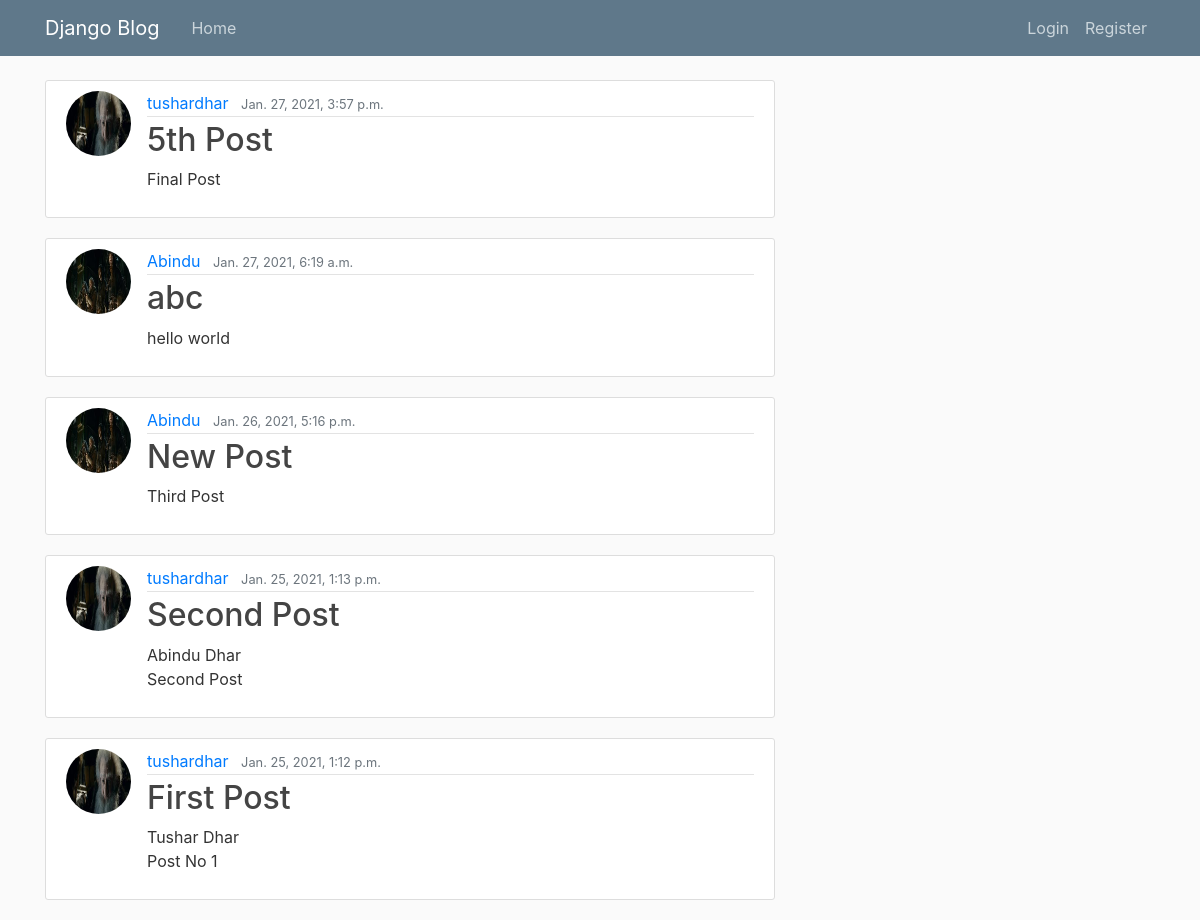
The page / on the database its author committed.
### blogapp/models.py (models this page shows, shortened)
class Post(models.Model):
    title = models.CharField(max_length=100)
    content = models.TextField()
    date_posted = models.DateTimeField(default=timezone.now)
    author = models.ForeignKey(User, on_delete=models.CASCADE)

### users/models.py (models this page shows, shortened)
class Profile(models.Model):
    user = models.OneToOneField(User, on_delete=models.CASCADE)
    img = models.ImageField(default='default.jpg', upload_to='profile_pics')

### blogapp/views.py (the view)
# urls.py: path('', PostListView.as_view(), name="blogapp-home"),
class PostListView(ListView):
    model = Post
    template_name = 'blogapp/home.html'
    context_object_name = 'posts'
    ordering = ['-date_posted']

### blogapp/templates/blogapp/home.html
{% extends "blogapp/base.html" %}
{% block content %}
    {% for post in posts %}
        <article class="media content-section">
          <img class="rounded-circle article-img" src="{{ post.author.profile.img.url }}">
          <div class="media-body">
            <div class="article-metadata">
              <a class="mr-2" href="#">{{ post.author }}</a>
              <small class="text-muted">{{ post.date_posted }}</small>
            </div>
            <h2><a class="article-title" href="{% url 'post-detail' post.id %}">{{ post.title }}</a></h2>
            <p class="article-content">{{ post.content }}</p>
          </div>
        </article>
    {% endfor %}
{% endblock content %}

### blogapp/templates/blogapp/base.html (shortened to what this page needs)
{% load static %}
<!DOCTYPE html>
<html>
<head>
    <link rel="stylesheet" href="https://maxcdn.bootstrapcdn.com/bootstrap/4.0.0/css/bootstrap.min.css">
    <link rel="stylesheet" type="text/css" href="{% static 'blogapp/main.css' %}">
</head>
<body>
    <header class="site-header">
      <nav class="navbar navbar-expand-md navbar-dark bg-steel fixed-top">
        <div class="container">
          <a class="navbar-brand mr-4" href="{% url 'blogapp-home' %}">Django Blog</a>
          <div class="collapse navbar-collapse" id="navbarToggle">
            <div class="navbar-nav mr-auto">
              <a class="nav-item nav-link" href="{% url 'blogapp-home' %}">Home</a>
            </div>
            <div class="navbar-nav">
                {% if user.is_authenticated %}
                    <a class="nav-item nav-link" href="{% url 'post-create' %}">New Post</a>
                    <a class="nav-item nav-link" href="{% url 'profile' %}">Profile</a>
                    <a class="nav-item nav-link" href="{% url 'logout' %}">Logout</a>
                {% else %}
                    <a class="nav-item nav-link" href="{% url 'login' %}">Login</a>
                    <a class="nav-item nav-link" href="{% url 'register' %}">Register</a>
                {% endif %}
            </div>
          </div>
        </div>
      </nav>
    </header>
    <main role="main" class="container">
      <div class="row">
        <div class="col-md-8">
            {% block content %}{% endblock %}
        </div>
      </div>
    </main>
</body>
</html>

### blogapp/static/blogapp/main.css (style rules this page uses)
body { background: #fafafa; color: #333333; margin-top: 5rem; }
h1, h2, h3, h4, h5, h6 { color: #444444; }
.bg-steel { background-color: #5f788a; }
.site-header .navbar-nav .nav-link { color: #cbd5db; }
.content-section { background: #ffffff; padding: 10px 20px; border: 1px solid #dddddd; border-radius: 3px; margin-bottom: 20px; }
.article-title { color: #444444; }
.article-content { white-space: pre-line; }
.article-img { height: 65px; width: 65px; margin-right: 16px; }
.article-metadata { padding-bottom: 1px; margin-bottom: 4px; border-bottom: 1px solid #e3e3e3 }

### rows shown on the page
Post: author.profile.img (picture), author "tushardhar", date_posted "Jan. 27, 2021, 3:57 p.m.", title "5th Post", content "Final Post"
Post: author.profile.img (picture), author "Abindu", date_posted "Jan. 27, 2021, 6:19 a.m.", title "abc", content "hello world"
Post: author.profile.img (picture), author "Abindu", date_posted "Jan. 26, 2021, 5:16 p.m.", title "New Post", content "Third Post"
Post: author.profile.img (picture), author "tushardhar", date_posted "Jan. 25, 2021, 1:13 p.m.", title "Second Post", content "Abindu Dhar Second Post"
Post: author.profile.img (picture), author "tushardhar", date_posted "Jan. 25, 2021, 1:12 p.m.", title "First Post", content "Tushar Dhar Post No 1"
